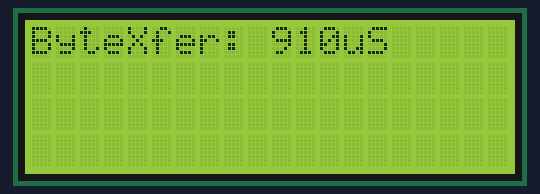
A sketch run on a simulated Arduino Uno, built with avr-gcc and run on an emulated ATmega328P. On the bench: 20×4 character LCD.

Above: at 0.9 s.
At 4.4 s:
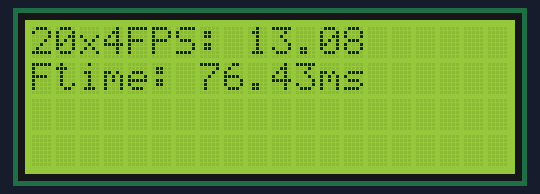

The sketch:

LCDiSpeed.ino
```cpp
static char dummyvar; // dummy declaration for STUPID IDE!!!!
/*----------------------------------------------------------------------------
 * vi:ts=4
 *
 * LCDiSpeed - LCD Interface Speed
 *
 * Created by Bill Perry 2012-03-16
 * Copyright 2012 - Under creative commons license 3.0:
 * Attribution-NonCommercial-ShareAlike 3.0 Unported (CC BY-NC-SA 3.0)
 * license page: http://creativecommons.org/licenses/by-nc-sa/3.0/
 *
 * Sketch to measure and report the speed of the interface to the LCD and
 * speed of updating the LCD.
 *
 * It runs a Frames/Sec (FPS) test which writes a "frame" of each digit 0-9 to
 * the display.
 * A "frame" is a full display of characters.
 * It is created by positioning the cursor to the begining of each row
 * and then writing a character to every position on the row, until the
 * entire display is filled.
 * The FPS test does a frame of 9's then 8's, .... down to 0's
 * On fast interfaces it will not normally be seen.
 *
 * The sketch will then calculate & report transfer speeds and
 * LCD update rates to the LCD display.
 *
 * Reported Information:
 * - Single byte transfer speed (ByteXfer)
 *		This is the time it takes for a single character to be sent from
 *		the sketch to the LCD display.
 *
 * - Frame/Sec (FPS)
 *		This is the number of times the full display can be updated
 *		in one second.
 *
 * - Frame Time (Ftime)
 *		This is the amount of time it takes to update the full LCD display.
 *
 *
 * The sketch will also report "independent" FPS and Ftime values.
 * These are timing values that are independent of the size of the LCD under test.
 * Currently they represent the timing for a 16x2 LCD
 * The value of always having numbers for a 16x2 display
 * is that these numbers can be compared to each other since they are
 * independent of the size of the actual LCD display that is running the test.
 *
 * All times & rates are measured and calculeted from what a sketch "sees"
 * using the LiquidCrystal API.
 * It includes any/all s/w overhead including the time to go through the
 * Arduino Print class and LCD library.
 * The actual low level hardware times are obviously lower.
 *
 * History
 * 2012.03.15 bperrybap - Original creation
 *
 * @author Bill Perry - bperrybap@opensource.billsworld.billandterrie.com
 *----------------------------------------------------------------------------

/*
 * Define your LCD size
 */
#define LCD_COLS 20
#define LCD_ROWS 4

/*
 * Pick your interface.
 */

//#define LCDIF_4BIT
#define LCDIF_I2C
//#define LCDIF_SR2W
//#define LCDIF_SR_2W // SR in 2 wire mode
//#define LCDIF_SR_3W // SR in 3 wire mode
//#define LCDIF_SR3W
//#define LCDIF_SR1W


/*
 * Options
 */

#define FPS_iter 1 	// number of iterations to repeat each "frame" within the test
					// (current frame test is 10 full display frames, 1 for each digits 0-9)
					// FPS_iter like 100 will allow the frames to be seen
					// Note: the only reason other than visual to make this larger than 1
					// might be to compensate for Async serial buffering should a serial interface be tested
					// even with 1 iteration, 340 bytes are written for a 16x2 display
					// bytes written = FPS_iter * ((LCD_ROWS * LCD_COLS) + LCD_ROWS) * 10

#define iLCD		// turn on code to calculate speed of "independent" sized display
#define iLCD_ROWS 4 // independent FPS row size
#define iLCD_COLS 20 // independent FPS col size


#define DELAY_TIME 3500 // delay time to see information on lcd

#if defined(LCDIF_4BIT)

// Include the Liquid Crystal library code:
#include <LiquidCrystal.h>

// initialize the library with the numbers of the interface pins
//            lcd(RS,  E, d4, d5, d6, d7, bl, polarity)
#ifdef BACKLIGHT_ON
LiquidCrystal lcd( 8,  9,  4,  5,  6,  7, 10, POSITIVE); // new constructor with backlight support
#else
LiquidCrystal lcd( 8,  9,  4,  5,  6,  7); // old style constructor w/o backlight (to test old library)
#endif

#elif defined(LCDIF_I2C)
#include <Wire.h>
#include <LiquidCrystal_I2C.h>

// LiquidCrystal_I2C lcd(0x38);  // Set the LCD I2C address
LiquidCrystal_I2C lcd(0x27, 2, 1, 0, 4, 5, 6, 7, 3, POSITIVE);

#elif defined(LCDIF_SR3W)
#include <LiquidCrystal_SR3W.h>
                 //     d,clk,strb, en,rw,rs,d4,d5,d6,d7,bl,blpol
//LiquidCrystal_SR3W lcd (2, 3,  4,    6, 7, 1, 2, 3, 4, 5, 0, POSITIVE);
LiquidCrystal_SR3W lcd(3, 2, 4);

#elif defined(LCDIF_SR2W)

#include <LiquidCrystal_SR2W.h>
                 //   d, clk, (blPolarity optional, defaults to POSITIVE)
LiquidCrystal_SR2W lcd (2, 3);

#elif defined(LCDIF_SR1W)

#include <LiquidCrystal_SR1W.h>
LiquidCrystal_SR1W lcd (2);

#elif defined(LCDIF_SR_2W)

#include <LiquidCrystal_SR.h>
                 //   d, clk
LiquidCrystal_SR lcd (2, 3);

#elif defined(LCDIF_SR_3W)

#include <LiquidCrystal_SR.h>
                 //   d,clk,strb
LiquidCrystal_SR lcd (2, 3,  4);

#endif

void setup()
{
	// set up the LCD's number of columns and rows:
	lcd.begin(LCD_COLS, LCD_ROWS);

#ifdef BACKLIGHT_ON
	lcd.backlight(); // make sure backlight is on with new library
#endif
}

void loop()
{
unsigned long etime;
char buf[8];

	lcd.clear();


	/*
	 * Time an FPS test
	 */

	etime = timeFPS(FPS_iter, LCD_COLS, LCD_ROWS);

	/*
 	 * show the average single byte xfer time during the FPS test
	 */
	showByteXfer(etime);

	/*
	 * show FPS rate and Frame update time for this display
	 */

	sprintf(buf, "%dx%d", LCD_COLS, LCD_ROWS);
	showFPS(etime, buf);

#ifdef iLCD
	/*
	 * calculate Independent FPS and Frame update time
	 * (rate & time for a "standard" display - default of 16x2)
	 * This is simply a matter of scaling the time based on the
	 * ratio of the display sizes.
	 */

	etime = etime *iLCD_ROWS * iLCD_COLS / LCD_ROWS / LCD_COLS;

	/*
	 * show independent FPS rate & Frame update time
	 */
	sprintf(buf, "%dx%d", iLCD_COLS, iLCD_ROWS);
	showFPS(etime, buf);
#endif

}

unsigned long timeFPS(uint8_t iter, uint8_t cols, uint8_t rows)
{
char c;
unsigned long stime, etime;

	stime = micros();
	for(c = '9'; c >= '0'; c--) // do not change this unless you change the FPS/ByteXfer calcuations as well
	{
		for(uint8_t i = 0; i < iter; i++)
		{
			for(uint8_t row = 0; row < rows; row++)
			{
				lcd.setCursor(0, row);
				for(uint8_t col = 0; col< cols;col++)
				{
					lcd.write(c);
				}
			}
		}
	}
	etime = micros();
	return((etime-stime));
}
void showFPS(unsigned long etime, const char *type)
{
float fps;


	/*
	 * calculate Frame update time and FPS rate
	 * The 10.0 is for the 10 frames done per iteration
	 * one for each digit 0-9
	 */

	fps = (10.0 * FPS_iter) * 1000000.0/(etime);


	lcd.clear();
	lcd.print(type);
	lcd.print("FPS: ");
	lcd.print(fps);

	if(LCD_ROWS > 1)
	{
		lcd.setCursor(0,1);
	}
	else
	{
		delay(DELAY_TIME);
		lcd.clear();
	}
	lcd.print("Ftime: ");
	lcd.print((etime)/10.0/FPS_iter/1000);
	lcd.print("ms");

	delay(DELAY_TIME);
}
void showByteXfer(unsigned long etime)
{
	lcd.clear();
	lcd.print("ByteXfer: ");
	/*
	 * Calculate average byte xfer time from time of FPS test
	 * This takes into consideration the set cursor position commands which
	 * are single byte commands and take the same amount of time as a data byte write.
	 * The final result is rounded up to an integer.
	 */
	lcd.print((int) (etime / (FPS_iter * (10.0 * (LCD_COLS *  LCD_ROWS + LCD_ROWS)))+0.5));
	lcd.print("uS");

	delay(DELAY_TIME);
}
```

Measured:
- what the display in image 1 shows lasts 7.8 s, from 4.4 s to 12.2 s
